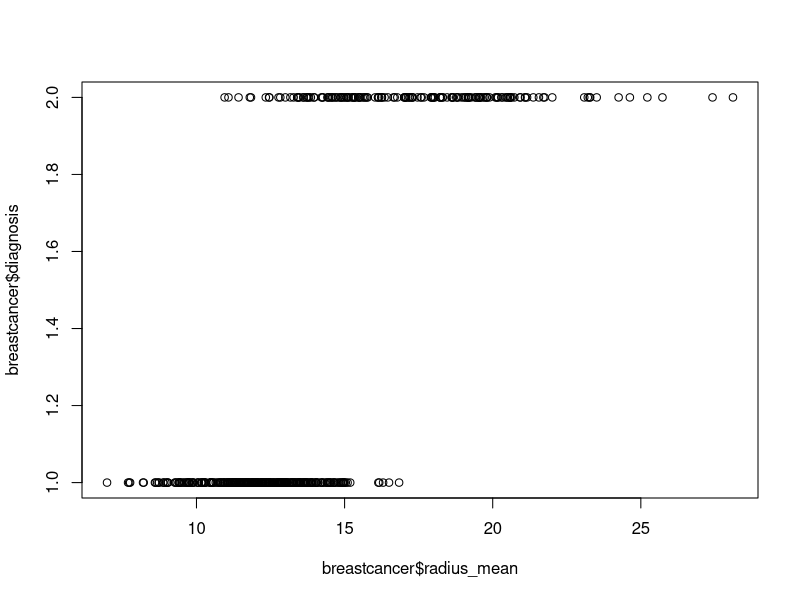
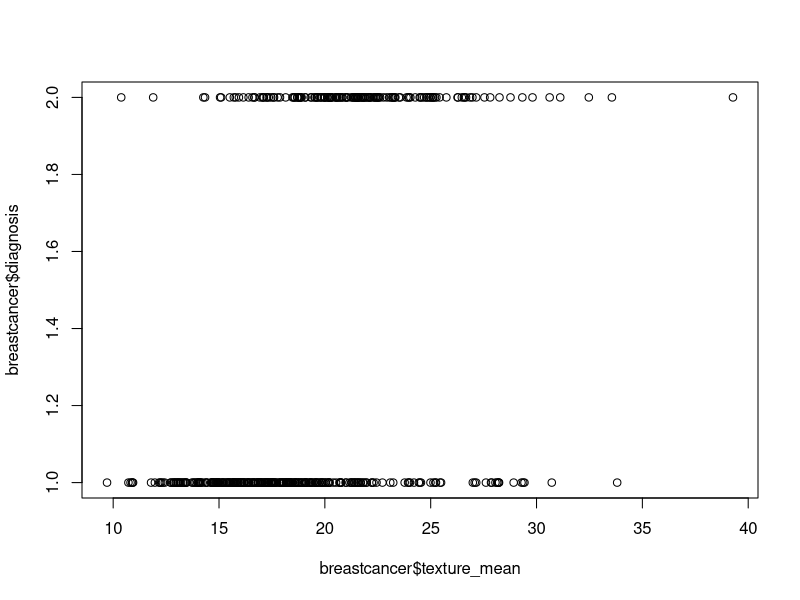
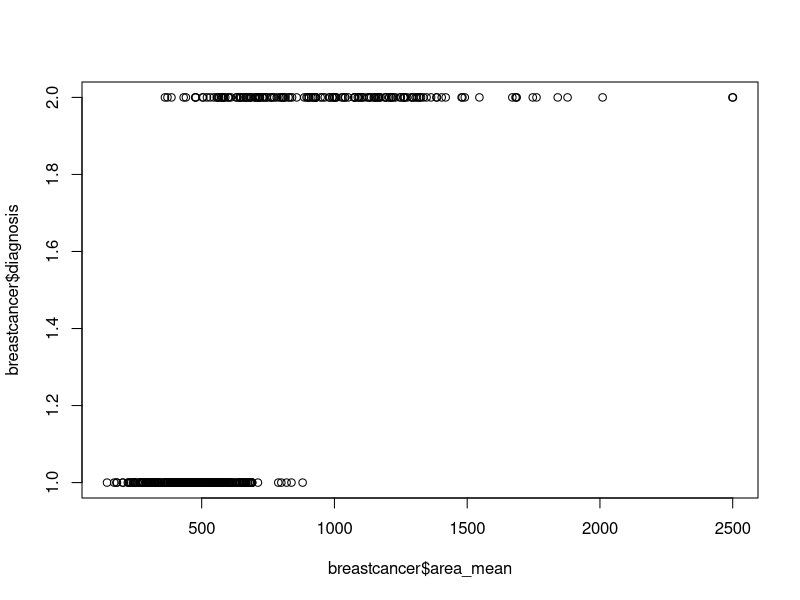
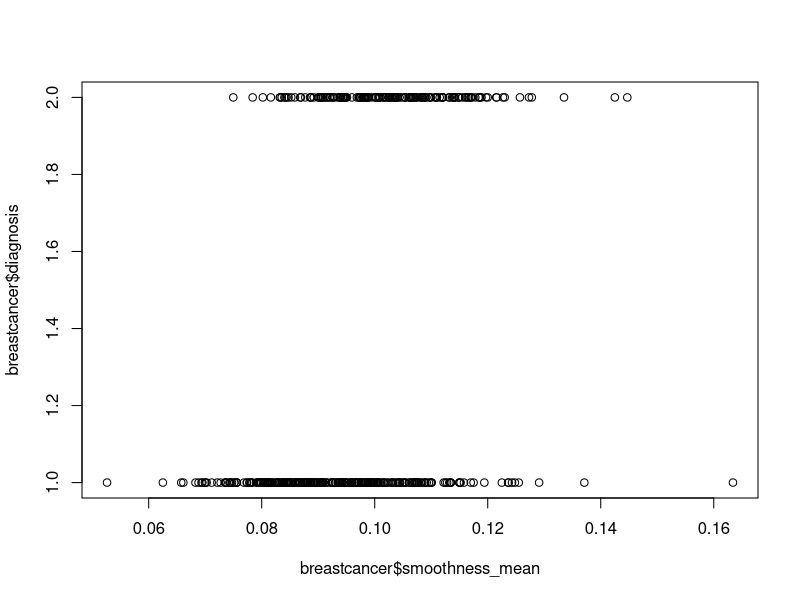
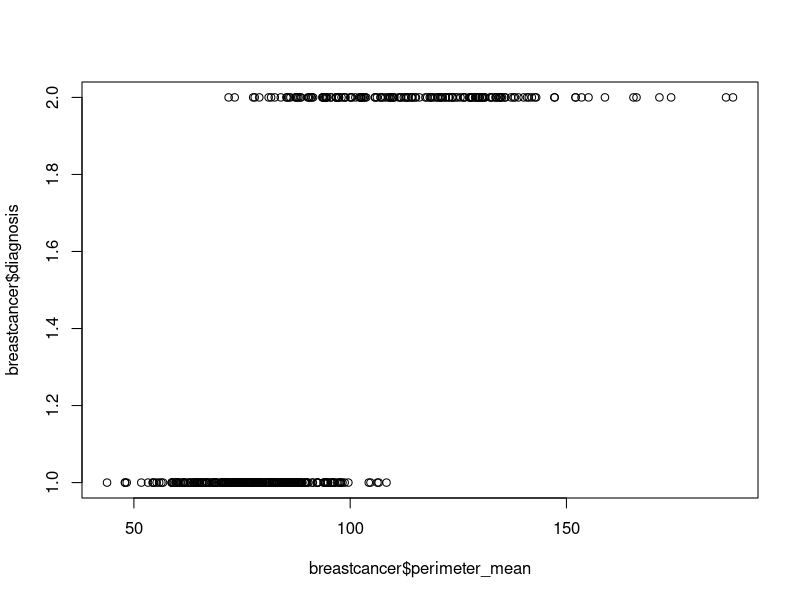
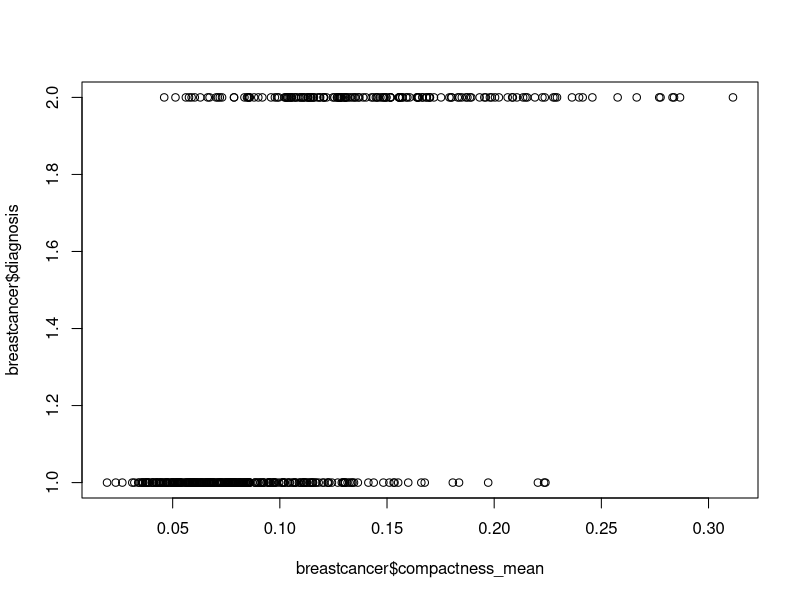
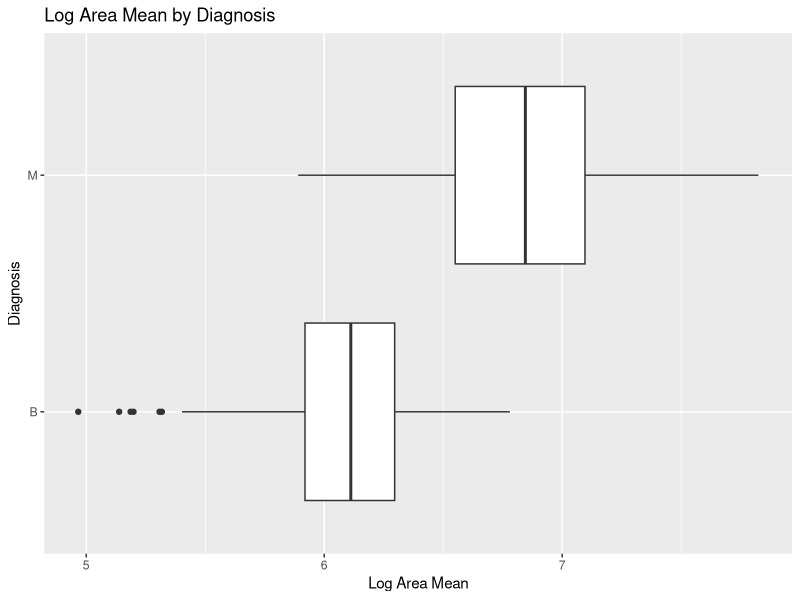
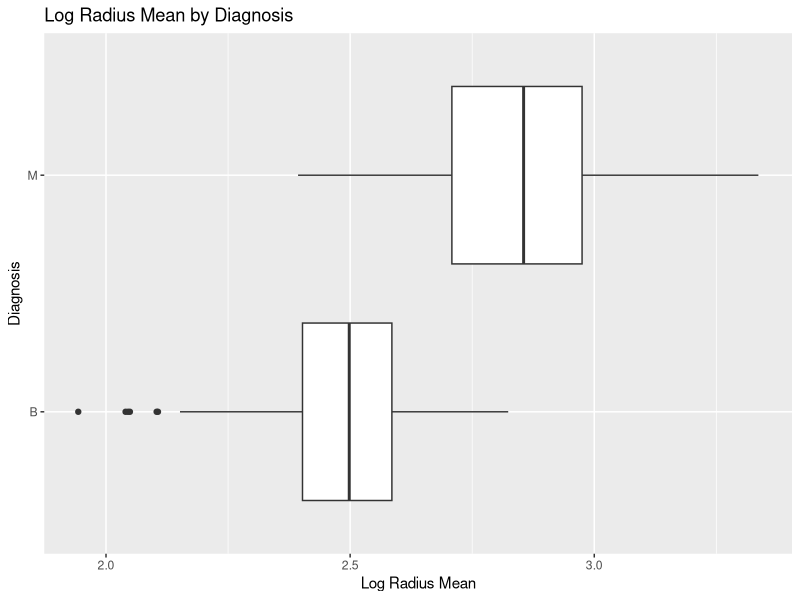

Source code (R) for these figures, in order:
## ---- chunk 1
# Loads all necessary libraries.
library(ggplot2)
library(dplyr)
library(corrplot)
## ---- chunk 2
# Read in the data file and make diagnosis a factor variable.
breastcancer <- read.csv("breastcancer.csv")
breastcancer$diagnosis = factor(breastcancer$diagnosis)

# Print the summaries for all variable means
summary(breastcancer[3:12])
## ---- chunk 3
# First look at the scatter plots of the means.
radius_plot = plot(breastcancer$radius_mean, breastcancer$diagnosis)
texture_plot = plot(breastcancer$texture_mean, breastcancer$diagnosis)
area_plot = plot(breastcancer$area_mean, breastcancer$diagnosis)
smooth_plot = plot(breastcancer$smoothness_mean, breastcancer$diagnosis)
permieter_plot = plot(breastcancer$perimeter_mean, breastcancer$diagnosis)
compact_plot = plot(breastcancer$compactness_mean, breastcancer$diagnosis)
## ---- chunk 4
# Display the side-by-side boxplot for malignant and benign cancer samples.
breastcancer %>% ggplot(aes(log(area_mean), diagnosis)) + 
  geom_boxplot() + 
  xlab("Log Area Mean") +
  ylab("Diagnosis") +
  ggtitle("Log Area Mean by Diagnosis")

breastcancer %>% ggplot(aes(log(radius_mean), diagnosis)) + 
  geom_boxplot() + 
  xlab("Log Radius Mean") +
  ylab("Diagnosis") +
  ggtitle("Log Radius Mean by Diagnosis")

breastcancer %>% ggplot(aes(log(texture_mean), diagnosis)) +
  geom_boxplot() + 
  xlab("Log Texture Mean") +
  ylab("Diagnosis") +
  ggtitle("Log Texture Mean by Diagnosis")

breastcancer %>% ggplot(aes(log(perimeter_mean), diagnosis)) + 
  geom_boxplot() + 
  xlab("Log Perimeter Mean") +
  ylab("Diagnosis") +
  ggtitle("Log Perimeter Mean by Diagnosis")

breastcancer %>% ggplot(aes(log(compactness_mean), diagnosis)) + 
  geom_boxplot() + 
  xlab("Log Compactness Mean") +
  ylab("Diagnosis") +
  ggtitle("Log Compactness Mean by Diagnosis")

breastcancer %>% ggplot(aes(1/(fractal_dimension_mean), diagnosis)) + 
  geom_boxplot() + 
  xlab("Reciprical of Fractal Dimension Mean") +
  ylab("Diagnosis") +
  ggtitle("Reciprical Fractal Dimension Mean by Diagnosis")

breastcancer %>% ggplot(aes(sqrt(concave.points_mean), diagnosis)) + 
  geom_boxplot() + 
  xlab("Square Root Concavity Points Mean") +
  ylab("Diagnosis") +
  ggtitle("Square Root Concave Points Mean by Diagnosis")

breastcancer %>% ggplot(aes((concavity_mean)^(1/3), diagnosis)) +
  geom_boxplot() + 
  xlab("Cube Root Concavity Mean") +
  ylab("Diagnosis") +
  ggtitle("Cube Root Concavity Mean by Diagnosis")

breastcancer %>% ggplot(aes(log(symmetry_mean), diagnosis)) + 
  geom_boxplot() + 
  xlab("Log Symmetry Mean") +
  ylab("Diagnosis") +
  ggtitle("Log Symmetry Mean by Diagnosis")

breastcancer %>% ggplot(aes(smoothness_mean, diagnosis)) + 
  geom_boxplot() + 
  xlab("Smoothness Mean") +
  ylab("Diagnosis") +
  ggtitle("Smoothness Mean by Diagnosis")
## ---- chunk 5
# Create correlations for the predictor variables.
breastcancer_corr <- cor(breastcancer[3:12], use = "complete.obs")

# Create a correlation plot for the predictor variables.
corrplot(breastcancer_corr, type = "upper", tl.cex = 0.55)
